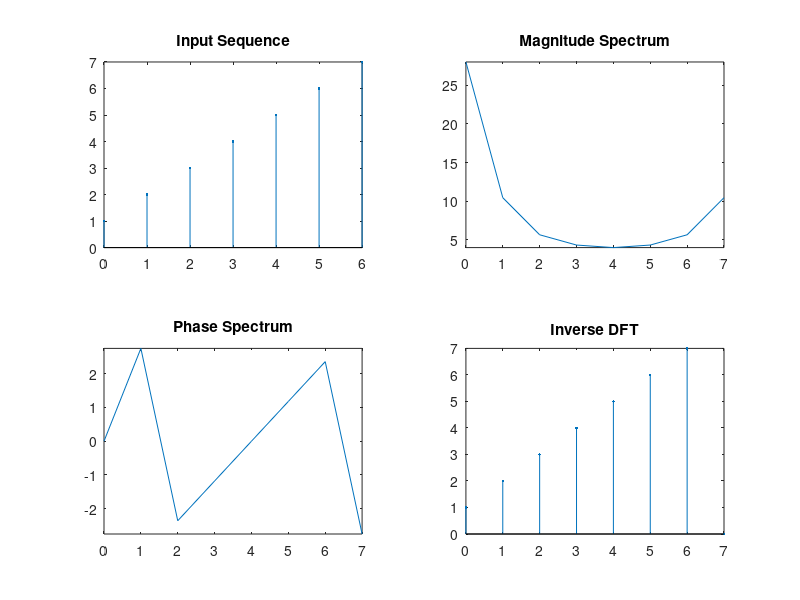

The MATLAB script that drew this image:
clc;
clear all;
close all;

#-----------Taking Input And stem it

xinput = [ 1 2 3 4 5 6 7];
xlen = length(xinput);
n = 0:xlen-1;
subplot(2,2,1);
stem(n,xinput,'.');
title('Input Sequence');
#axis([-1 7 -1 8]);

#--------------DFT

point = 8; # How many point DFT

if(point < xlen)
  error(" Can't perform DFT");
endif

xinput = [xinput, zeros(1,point-xlen)];

for k = 0:point-1
   xD(k+1) = 0; # Since index starts from 1 so it is k+1
   for n = 0:point-1
     xD(k+1) = xD(k+1) + xinput(n+1)*exp(-i*2*pi*k*n/point);
   endfor
endfor

#----------------Ploting magnitude

n = 0:point-1;
subplot(2,2,2);
plot(n, abs(xD));
axis tight;
title('Magnitude Spectrum');

#---------------Ploting phase

n = 0:point-1;
subplot(2,2,3);
plot(n, angle(xD));
axis tight;
title('Phase Spectrum');

#--------------Inverse DFT

for k = 0:point-1
   xID(k+1) = 0; # Since index starts from 1 so it is k+1
   for n = 0:point-1
     xID(k+1) = xID(k+1) + xD(n+1)*exp(i*2*pi*k*n/point);
   endfor
   xID(k+1) = xID(k+1)/point;
endfor

#------------- ploting Inverse DFT

n = 0:point-1;
subplot(2,2,4);
stem(n,xID,'.');
axis tight;
title('Inverse DFT');


